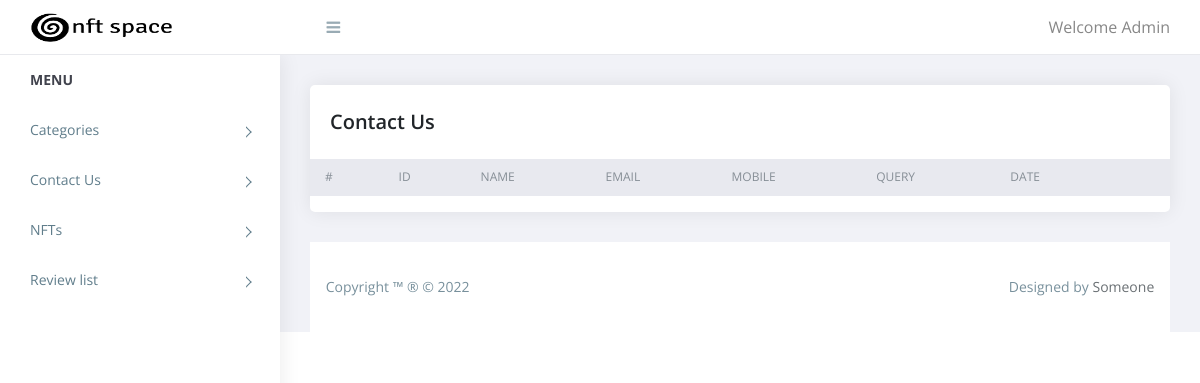
The app's page /admin/contactus.php (signed in), older data.
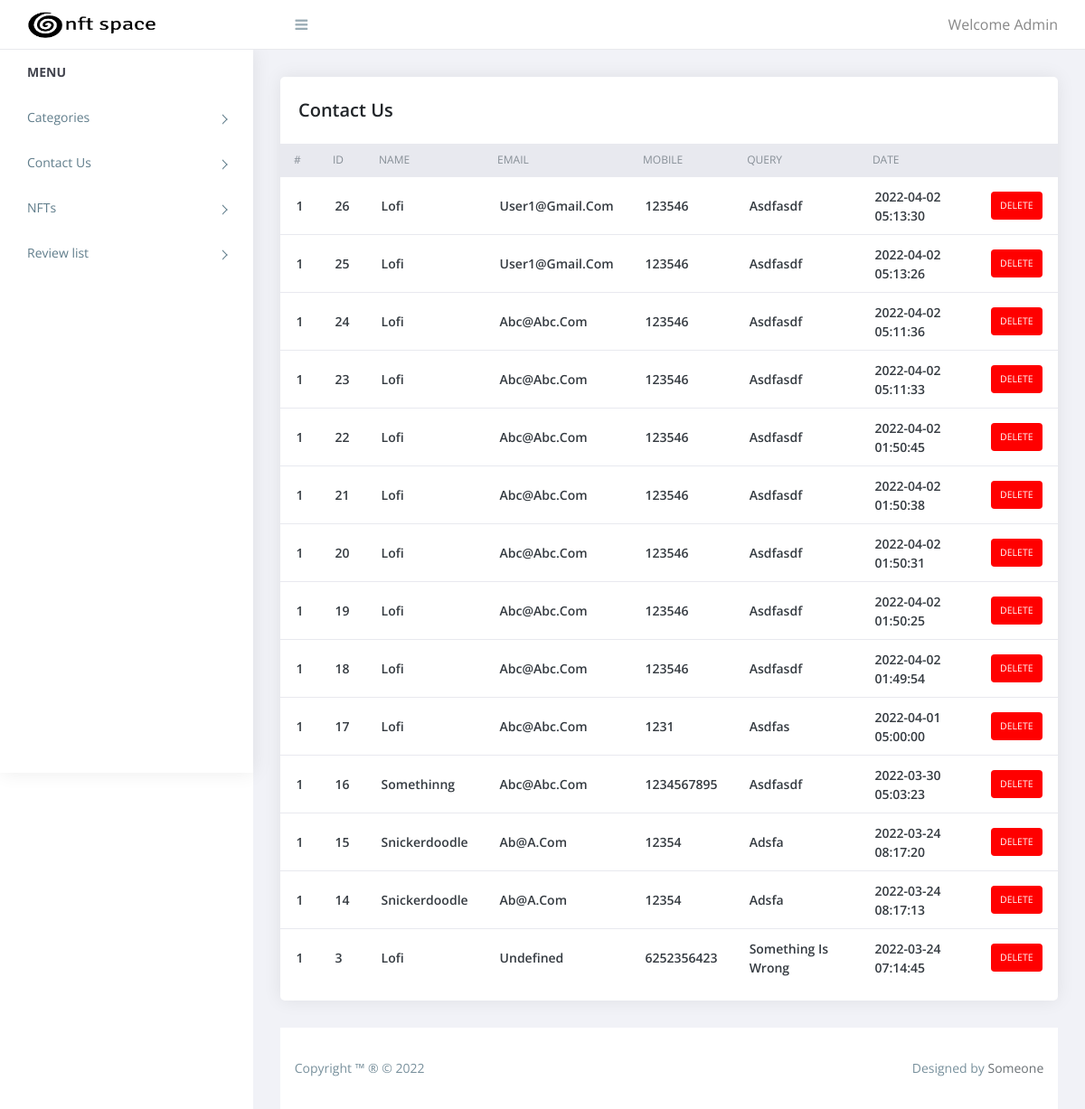
The same page, newer data.
### tables this page shows
CREATE TABLE `contact_us` (
  `id` int(11) NOT NULL,
  `name` varchar(75) NOT NULL,
  `email` varchar(50) NOT NULL,
  `mobile` varchar(15) NOT NULL,
  `comment` text NOT NULL,
  `added_on` datetime NOT NULL
);

### admin/contactus.php (the view, shortened to what this page needs)
<?php
require('top.inc.php');
$sql="select * from contact_us order by id desc";
$res=mysqli_query($con,$sql);
?>
<div class="content pb-0">
	<div class="orders">
	   <div class="row">
		  <div class="col-xl-12">
			 <div class="card">
				<div class="card-body">
				   <h4 class="box-title">Contact Us </h4>
				</div>
				<div class="card-body--">
				   <div class="table-stats order-table ov-h">
					  <table class="table ">
						 <thead>
							<tr>
							   <th class="serial">#</th>
							   <th>ID</th>
							   <th>Name</th>
							   <th>Email</th>
							   <th>Mobile</th>
							   <th>Query</th>
							   <th>Date</th>
							   <th></th>
							</tr>
						 </thead>
						 <tbody>
							<?php
							$i=1;
							while($row=mysqli_fetch_assoc($res)){?>
							<tr>
							   <td class="serial"><?php echo $i?></td>
							   <td><?php echo $row['id']?></td>
							   <td><?php echo $row['name']?></td>
							   <td><?php echo $row['email']?></td>
							   <td><?php echo $row['mobile']?></td>
							   <td><?php echo $row['comment']?></td>
							   <td><?php echo $row['added_on']?></td>
							   <td>
								<?php
								echo "<span class='badge badge-delete'><a href='?type=delete&id=".$row['id']."'>Delete</a></span>";
								?>
							   </td>
							</tr>
							<?php } ?>
						 </tbody>
					  </table>
				   </div>
				</div>
			 </div>
		  </div>
	   </div>
	</div>
</div>
<?php
require('footer.inc.php');
?>

### admin/top.inc.php (shortened to what this page needs)
<!doctype html>
<html class="no-js" lang="">
   <head>
      <link rel="stylesheet" href="assets/css/normalize.css">
      <link rel="stylesheet" href="assets/css/bootstrap.min.css">
      <link rel="stylesheet" href="assets/css/font-awesome.min.css">
      <link rel="stylesheet" href="assets/css/themify-icons.css">
      <link rel="stylesheet" href="assets/css/pe-icon-7-filled.css">
      <link rel="stylesheet" href="assets/css/flag-icon.min.css">
      <link rel="stylesheet" href="assets/css/cs-skin-elastic.css">
      <link rel="stylesheet" href="assets/css/style.css">
   </head>
   <body>
      <aside id="left-panel" class="left-panel">
         <nav class="navbar navbar-expand-sm navbar-default">
            <div id="main-menu" class="main-menu collapse navbar-collapse">
               <ul class="nav navbar-nav">
                  <li class="menu-title">Menu</li>
                  <li class="menu-item-has-children dropdown">
                     <a href="categories.php" > Categories</a>
                  </li>
                  <li class="menu-item-has-children dropdown">
                     <a href="contactus.php" > Contact Us</a>
                  </li>
                  <li class="menu-item-has-children dropdown">
                     <a href="nft.php" > NFTs</a>
                  </li>
				  <li class="menu-item-has-children dropdown">
                     <a href="#" >Review list</a>
                  </li>
               </ul>
            </div>
         </nav>
      </aside>
      <div id="right-panel" class="right-panel">
         <header id="header" class="header">
            <div class="top-left">
               <div class="navbar-header">
                  <a class="navbar-brand" href="index.php"><img src="images/5.png" height="31.34" width="145" alt="Logo"></a>
                  <a id="menuToggle" class="menutoggle"><i class="fa fa-bars"></i></a>
               </div>
            </div>
            <div class="top-right">
               <div class="header-menu">
                  <div class="user-area dropdown float-right">
                     <a href="#" class="dropdown-toggle active" data-toggle="dropdown" aria-haspopup="true" aria-expanded="false">Welcome Admin</a>
                  </div>
               </div>
            </div>
         </header>

### admin/footer.inc.php (shortened to what this page needs)
         <footer class="site-footer">
            <div class="footer-inner bg-white">
               <div class="row">
                  <div class="col-sm-6">
                     Copyright &trade; &reg; &copy; <?php echo date('Y')?>
                  </div>
                  <div class="col-sm-6 text-right">
                     Designed by <a href="https://colorlib.com/">Someone</a>
                  </div>
               </div>
            </div>
         </footer>
      </div>
   </body>
</html>

Row changes from the older to the newer data that the page shows:
added contact_us: id "26", name "Lofi", email "User1@gmail.com", mobile "123546", comment "Asdfasdf", added_on "2022-04-02 05:13:30"
added contact_us: id "25", name "Lofi", email "User1@gmail.com", mobile "123546", comment "Asdfasdf", added_on "2022-04-02 05:13:26"
added contact_us: id "24", name "Lofi", email "Abc@abc.com", mobile "123546", comment "Asdfasdf", added_on "2022-04-02 05:11:36"
added contact_us: id "23", name "Lofi", email "Abc@abc.com", mobile "123546", comment "Asdfasdf", added_on "2022-04-02 05:11:33"
added contact_us: id "22", name "Lofi", email "Abc@abc.com", mobile "123546", comment "Asdfasdf", added_on "2022-04-02 01:50:45"
added contact_us: id "21", name "Lofi", email "Abc@abc.com", mobile "123546", comment "Asdfasdf", added_on "2022-04-02 01:50:38"
added contact_us: id "20", name "Lofi", email "Abc@abc.com", mobile "123546", comment "Asdfasdf", added_on "2022-04-02 01:50:31"
added contact_us: id "19", name "Lofi", email "Abc@abc.com", mobile "123546", comment "Asdfasdf", added_on "2022-04-02 01:50:25"
added contact_us: id "18", name "Lofi", email "Abc@abc.com", mobile "123546", comment "Asdfasdf", added_on "2022-04-02 01:49:54"
added contact_us: id "17", name "Lofi", email "Abc@abc.com", mobile "1231", comment "Asdfas", added_on "2022-04-01 05:00:00"
added contact_us: id "16", name "Somethinng", email "Abc@abc.com", mobile "1234567895", comment "Asdfasdf", added_on "2022-03-30 05:03:23"
added contact_us: id "15", name "Snickerdoodle", email "Ab@a.com", mobile "12354", comment "Adsfa", added_on "2022-03-24 08:17:20"
added contact_us: id "14", name "Snickerdoodle", email "Ab@a.com", mobile "12354", comment "Adsfa", added_on "2022-03-24 08:17:13"
added contact_us: id "3", name "Lofi", email "Undefined", mobile "6252356423", comment "Something Is Wrong", added_on "2022-03-24 07:14:45"
